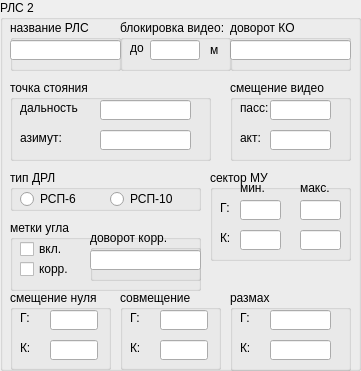
        <widget class="QGroupBox" name="groupBox_27">
         <property name="geometry">
          <rect>
           <x>390</x>
           <y>10</y>
           <width>361</width>
           <height>371</height>
          </rect>
         </property>
         <property name="title">
          <string>РЛС 2</string>
         </property>
         <widget class="QGroupBox" name="groupBox_48">
          <property name="geometry">
           <rect>
            <x>230</x>
            <y>80</y>
            <width>121</width>
            <height>81</height>
           </rect>
          </property>
          <property name="title">
           <string>смещение видео</string>
          </property>
          <widget class="QLineEdit" name="lineEdit_75">
           <property name="geometry">
            <rect>
             <x>40</x>
             <y>20</y>
             <width>61</width>
             <height>20</height>
            </rect>
           </property>
          </widget>
          <widget class="QLineEdit" name="lineEdit_76">
           <property name="geometry">
            <rect>
             <x>40</x>
             <y>50</y>
             <width>61</width>
             <height>20</height>
            </rect>
           </property>
          </widget>
          <widget class="QLabel" name="label_60">
           <property name="geometry">
            <rect>
             <x>10</x>
             <y>20</y>
             <width>31</width>
             <height>16</height>
            </rect>
           </property>
           <property name="text">
            <string>пасс:</string>
           </property>
          </widget>
          <widget class="QLabel" name="label_61">
           <property name="geometry">
            <rect>
             <x>10</x>
             <y>50</y>
             <width>31</width>
             <height>16</height>
            </rect>
           </property>
           <property name="text">
            <string>акт:</string>
           </property>
          </widget>
         </widget>
         <widget class="QGroupBox" name="groupBox_49">
          <property name="geometry">
           <rect>
            <x>230</x>
            <y>20</y>
            <width>121</width>
            <height>51</height>
           </rect>
          </property>
          <property name="title">
           <string>доворот КО</string>
          </property>
          <widget class="PLineEdit" name="lineEdit_77">
           <property name="geometry">
            <rect>
             <x>0</x>
             <y>20</y>
             <width>121</width>
             <height>20</height>
            </rect>
           </property>
          </widget>
         </widget>
         <widget class="QGroupBox" name="groupBox_202">
          <property name="geometry">
           <rect>
            <x>10</x>
            <y>20</y>
            <width>111</width>
            <height>51</height>
           </rect>
          </property>
          <property name="title">
           <string>название РЛС</string>
          </property>
          <widget class="QLineEdit" name="lineEdit_78">
           <property name="geometry">
            <rect>
             <x>0</x>
             <y>20</y>
             <width>111</width>
             <height>20</height>
            </rect>
           </property>
          </widget>
         </widget>
         <widget class="QGroupBox" name="groupBox_203">
          <property name="geometry">
           <rect>
            <x>10</x>
            <y>170</y>
            <width>191</width>
            <height>41</height>
           </rect>
          </property>
          <property name="title">
           <string>тип ДРЛ</string>
          </property>
          <widget class="QRadioButton" name="radioButton_104">
           <property name="geometry">
            <rect>
             <x>10</x>
             <y>20</y>
             <width>81</width>
             <height>18</height>
            </rect>
           </property>
           <property name="text">
            <string>РСП-6</string>
           </property>
          </widget>
          <widget class="QRadioButton" name="radioButton_105">
           <property name="geometry">
            <rect>
             <x>100</x>
             <y>20</y>
             <width>91</width>
             <height>18</height>
            </rect>
           </property>
           <property name="text">
            <string>РСП-10</string>
           </property>
          </widget>
         </widget>
         <widget class="QGroupBox" name="groupBox_204">
          <property name="geometry">
           <rect>
            <x>10</x>
            <y>220</y>
            <width>191</width>
            <height>71</height>
           </rect>
          </property>
          <property name="title">
           <string>метки угла</string>
          </property>
          <widget class="QCheckBox" name="checkBox_38">
           <property name="geometry">
            <rect>
             <x>10</x>
             <y>20</y>
             <width>51</width>
             <height>18</height>
            </rect>
           </property>
           <property name="text">
            <string>вкл.</string>
           </property>
          </widget>
          <widget class="QCheckBox" name="checkBox_39">
           <property name="geometry">
            <rect>
             <x>10</x>
             <y>40</y>
             <width>71</width>
             <height>18</height>
            </rect>
           </property>
           <property name="text">
            <string>корр.</string>
           </property>
          </widget>
          <widget class="QGroupBox" name="groupBox_78">
           <property name="geometry">
            <rect>
             <x>80</x>
             <y>10</y>
             <width>111</width>
             <height>51</height>
            </rect>
           </property>
           <property name="title">
            <string>доворот корр.</string>
           </property>
           <widget class="PLineEdit" name="liEdRls1TurnCorr">
            <property name="geometry">
             <rect>
              <x>0</x>
              <y>20</y>
              <width>111</width>
              <height>20</height>
             </rect>
            </property>
           </widget>
          </widget>
         </widget>
         <widget class="QGroupBox" name="groupBox_205">
          <property name="geometry">
           <rect>
            <x>10</x>
            <y>290</y>
            <width>101</width>
            <height>80</height>
           </rect>
          </property>
          <property name="title">
           <string>смещение нуля</string>
          </property>
          <widget class="QLineEdit" name="lineEdit_79">
           <property name="geometry">
            <rect>
             <x>40</x>
             <y>20</y>
             <width>48</width>
             <height>20</height>
            </rect>
           </property>
          </widget>
          <widget class="QLineEdit" name="lineEdit_80">
           <property name="geometry">
            <rect>
             <x>40</x>
             <y>50</y>
             <width>48</width>
             <height>20</height>
            </rect>
           </property>
          </widget>
          <widget class="QLabel" name="label_62">
           <property name="geometry">
            <rect>
             <x>10</x>
             <y>20</y>
             <width>21</width>
             <height>16</height>
            </rect>
           </property>
           <property name="text">
            <string>Г:</string>
           </property>
          </widget>
          <widget class="QLabel" name="label_63">
           <property name="geometry">
            <rect>
             <x>10</x>
             <y>50</y>
             <width>21</width>
             <height>16</height>
            </rect>
           </property>
           <property name="text">
            <string>К:</string>
           </property>
          </widget>
         </widget>
         <widget class="QGroupBox" name="groupBox_206">
          <property name="geometry">
           <rect>
            <x>210</x>
            <y>170</y>
            <width>141</width>
            <height>91</height>
           </rect>
          </property>
          <property name="title">
           <string>сектор МУ</string>
          </property>
          <widget class="QLineEdit" name="lineEdit_81">
           <property name="geometry">
            <rect>
             <x>30</x>
             <y>30</y>
             <width>41</width>
             <height>20</height>
            </rect>
           </property>
          </widget>
          <widget class="QLineEdit" name="lineEdit_82">
           <property name="geometry">
            <rect>
             <x>30</x>
             <y>60</y>
             <width>41</width>
             <height>20</height>
            </rect>
           </property>
          </widget>
          <widget class="QLineEdit" name="lineEdit_83">
           <property name="geometry">
            <rect>
             <x>90</x>
             <y>30</y>
             <width>41</width>
             <height>20</height>
            </rect>
           </property>
          </widget>
          <widget class="QLineEdit" name="lineEdit_84">
           <property name="geometry">
            <rect>
             <x>90</x>
             <y>60</y>
             <width>41</width>
             <height>20</height>
            </rect>
           </property>
          </widget>
          <widget class="QLabel" name="label_64">
           <property name="geometry">
            <rect>
             <x>10</x>
             <y>30</y>
             <width>21</width>
             <height>16</height>
            </rect>
           </property>
           <property name="text">
            <string>Г:</string>
           </property>
          </widget>
          <widget class="QLabel" name="label_65">
           <property name="geometry">
            <rect>
             <x>10</x>
             <y>60</y>
             <width>21</width>
             <height>16</height>
            </rect>
           </property>
           <property name="text">
            <string>К:</string>
           </property>
          </widget>
          <widget class="QLabel" name="label_66">
           <property name="geometry">
            <rect>
             <x>30</x>
             <y>10</y>
             <width>31</width>
             <height>16</height>
            </rect>
           </property>
           <property name="text">
            <string>мин.</string>
           </property>
          </widget>
          <widget class="QLabel" name="label_67">
           <property name="geometry">
            <rect>
             <x>90</x>
             <y>10</y>
             <width>31</width>
             <height>16</height>
            </rect>
           </property>
           <property name="text">
            <string>макс.</string>
           </property>
          </widget>
         </widget>
         <widget class="QGroupBox" name="groupBox_207">
          <property name="geometry">
           <rect>
            <x>230</x>
            <y>290</y>
            <width>121</width>
            <height>81</height>
           </rect>
          </property>
          <property name="title">
           <string>размах</string>
          </property>
          <widget class="QLineEdit" name="lineEdit_85">
           <property name="geometry">
            <rect>
             <x>40</x>
             <y>20</y>
             <width>61</width>
             <height>20</height>
            </rect>
           </property>
          </widget>
          <widget class="QLineEdit" name="lineEdit_231">
           <property name="geometry">
            <rect>
             <x>40</x>
             <y>50</y>
             <width>61</width>
             <height>20</height>
            </rect>
           </property>
          </widget>
          <widget class="QLabel" name="label_68">
           <property name="geometry">
            <rect>
             <x>10</x>
             <y>20</y>
             <width>21</width>
             <height>16</height>
            </rect>
           </property>
           <property name="text">
            <string>Г:</string>
           </property>
          </widget>
          <widget class="QLabel" name="label_69">
           <property name="geometry">
            <rect>
             <x>10</x>
             <y>50</y>
             <width>21</width>
             <height>16</height>
            </rect>
           </property>
           <property name="text">
            <string>К:</string>
           </property>
          </widget>
         </widget>
         <widget class="QGroupBox" name="groupBox_208">
          <property name="geometry">
           <rect>
            <x>120</x>
            <y>290</y>
            <width>101</width>
            <height>80</height>
           </rect>
          </property>
          <property name="title">
           <string>совмещение</string>
          </property>
          <widget class="QLineEdit" name="lineEdit_232">
           <property name="geometry">
            <rect>
             <x>40</x>
             <y>20</y>
             <width>48</width>
             <height>20</height>
            </rect>
           </property>
          </widget>
          <widget class="QLineEdit" name="lineEdit_233">
           <property name="geometry">
            <rect>
             <x>40</x>
             <y>50</y>
             <width>48</width>
             <height>20</height>
            </rect>
           </property>
          </widget>
          <widget class="QLabel" name="label_141">
           <property name="geometry">
            <rect>
             <x>10</x>
             <y>20</y>
             <width>21</width>
             <height>16</height>
            </rect>
           </property>
           <property name="text">
            <string>Г:</string>
           </property>
          </widget>
          <widget class="QLabel" name="label_142">
           <property name="geometry">
            <rect>
             <x>10</x>
             <y>50</y>
             <width>21</width>
             <height>16</height>
            </rect>
           </property>
           <property name="text">
            <string>К:</string>
           </property>
          </widget>
         </widget>
         <widget class="QGroupBox" name="groupBox_209">
          <property name="geometry">
           <rect>
            <x>10</x>
            <y>80</y>
            <width>201</width>
            <height>81</height>
           </rect>
          </property>
          <property name="title">
           <string>точка стояния</string>
          </property>
          <widget class="PLineEdit" name="lineEdit_234">
           <property name="geometry">
            <rect>
             <x>90</x>
             <y>20</y>
             <width>91</width>
             <height>20</height>
            </rect>
           </property>
          </widget>
          <widget class="PLineEdit" name="lineEdit_235">
           <property name="geometry">
            <rect>
             <x>90</x>
             <y>50</y>
             <width>91</width>
             <height>20</height>
            </rect>
           </property>
          </widget>
          <widget class="QLabel" name="label_143">
           <property name="geometry">
            <rect>
             <x>10</x>
             <y>20</y>
             <width>58</width>
             <height>16</height>
            </rect>
           </property>
           <property name="text">
            <string>дальность:</string>
           </property>
          </widget>
          <widget class="QLabel" name="label_144">
           <property name="geometry">
            <rect>
             <x>10</x>
             <y>50</y>
             <width>51</width>
             <height>16</height>
            </rect>
           </property>
           <property name="text">
            <string>азимут:</string>
           </property>
          </widget>
         </widget>
         <widget class="QGroupBox" name="groupBox_61">
          <property name="geometry">
           <rect>
            <x>120</x>
            <y>20</y>
            <width>111</width>
            <height>51</height>
           </rect>
          </property>
          <property name="title">
           <string>блокировка видео:</string>
          </property>
          <widget class="OLineEdit" name="lineEdit_17">
           <property name="geometry">
            <rect>
             <x>30</x>
             <y>20</y>
             <width>50</width>
             <height>20</height>
            </rect>
           </property>
           <property name="text">
            <string/>
           </property>
          </widget>
          <widget class="QLabel" name="label_24">
           <property name="geometry">
            <rect>
             <x>10</x>
             <y>20</y>
             <width>21</width>
             <height>16</height>
            </rect>
           </property>
           <property name="text">
            <string>до</string>
           </property>
          </widget>
          <widget class="QLabel" name="label_22">
           <property name="geometry">
            <rect>
             <x>90</x>
             <y>20</y>
             <width>20</width>
             <height>20</height>
            </rect>
           </property>
           <property name="text">
            <string>м</string>
           </property>
          </widget>
         </widget>
        </widget>
